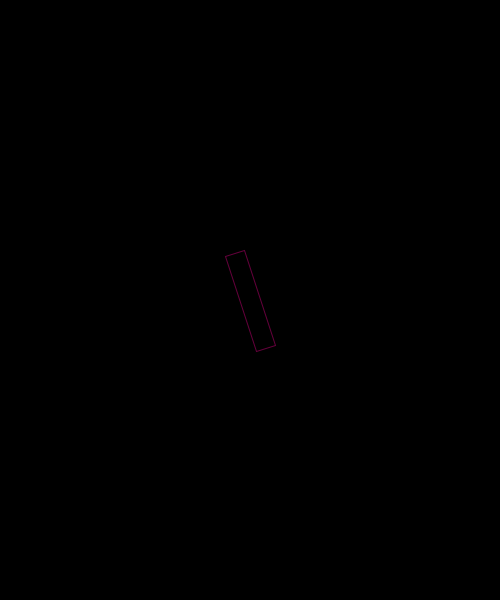
Frame 1 (no input)
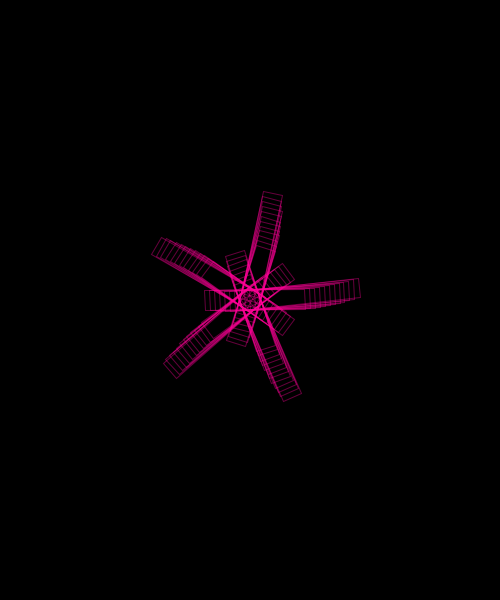
Frame 60 (the mouse pressed at the canvas centre just before this capture)
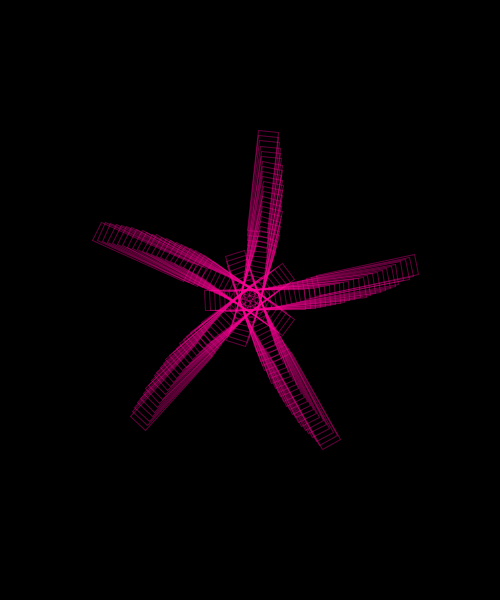
Frame 120 (the mouse held since frame 60 and released just before this capture)

The Processing sketch that drew these frames (run headless with seeded random() and noise(); from frame 60 on, the mouse is pressed at the canvas centre):

// Processing sketch: day3_05_transformation_fns_example2
// ── day3_05_transformation_fns_example2.pde
void setup() {
  size(500, 600);
  background(0);
}

void draw() {
  //background(0);
  
  translate( width/2, height/2 );
  rotate(radians(71.9*frameCount));
  
  //fill(255,0,0); // red
  //noStroke();
  noFill();
  stroke(255, 0, 150, 100);
  rectMode(CENTER);
  rect(frameCount, 0, 100, 20);
  
  // draw the origin and canvas area
  //noFill();
  //stroke(0, 255, 0); // green
  //strokeWeight(1);
  //rectMode(CORNER);
  //rect(0, 0, width, height);
  //strokeWeight(5);
  //point(0, 0);
  
}
